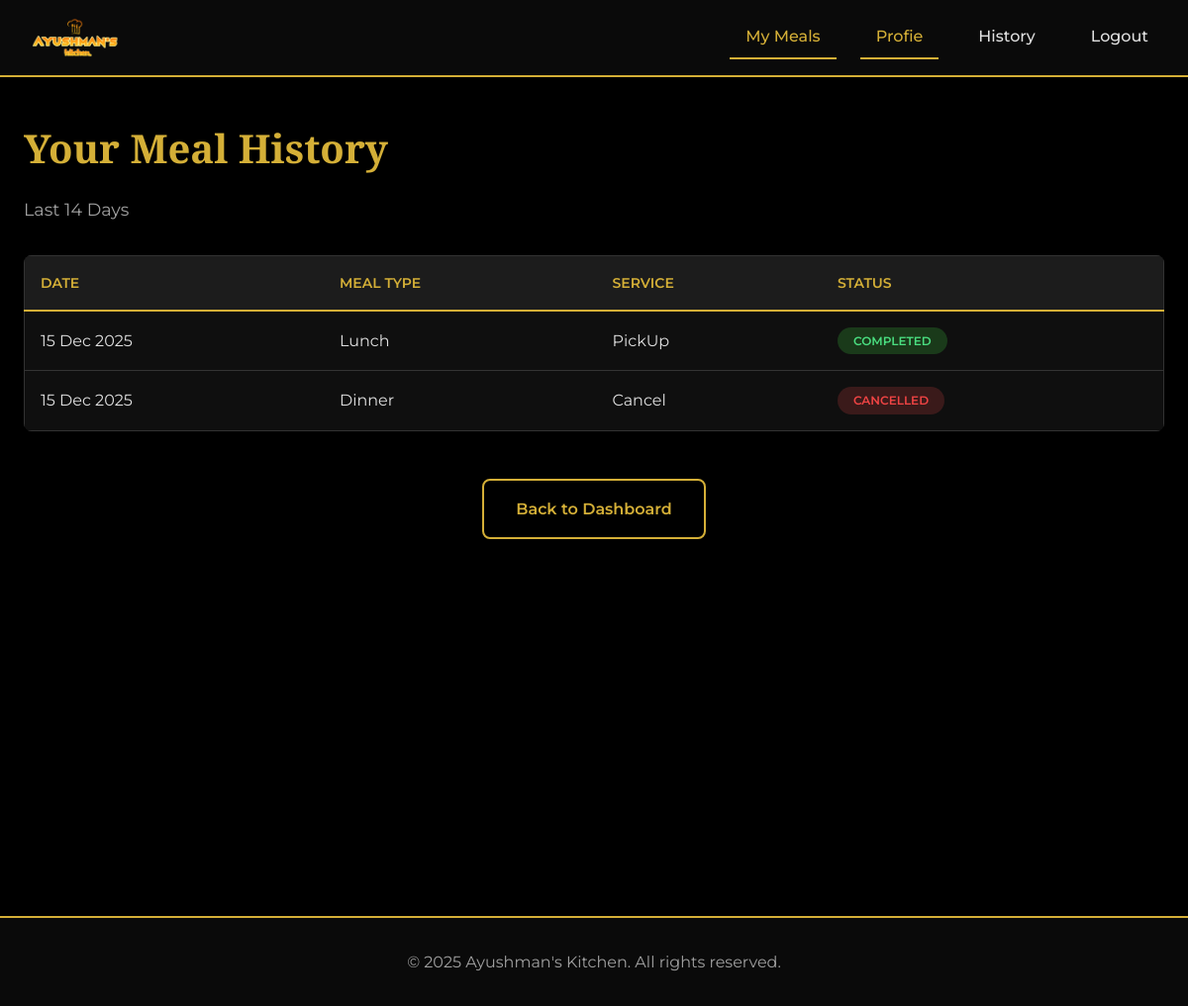
The page /user-history (signed in) on the database as committed earlier.
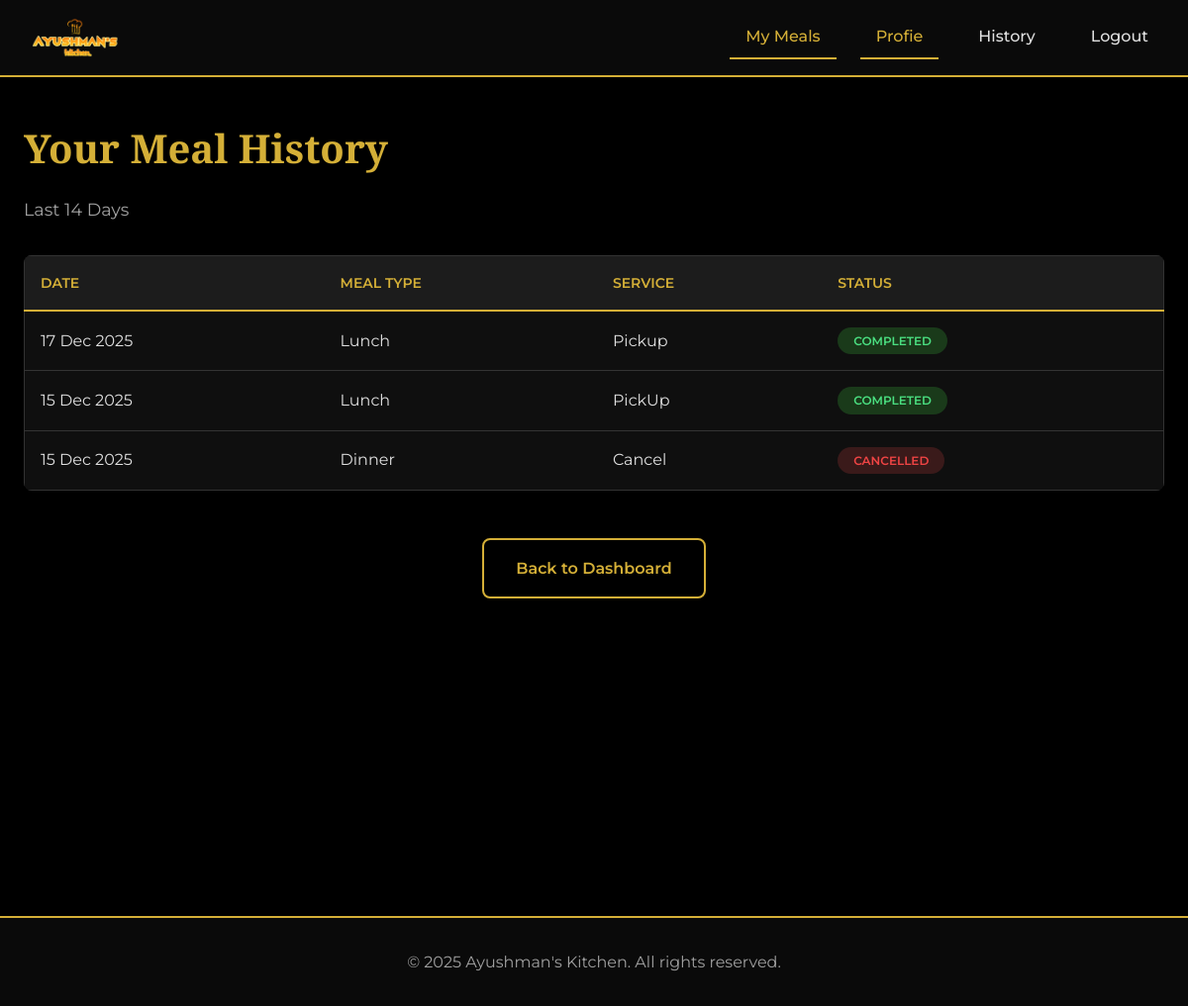
The same page on the database as committed later.
### Customers/models.py (models this page shows, shortened)
class LunchRecord(models.Model):
    customer = models.ForeignKey(Customer, on_delete=models.CASCADE, related_name="lunch_records")
    for_date = models.DateField()
    meal_num_used = models.IntegerField()
    service_choice = models.CharField(max_length=20, choices=SERVICE_TYPE)
    meal_choice = models.CharField(max_length=20, choices=MEAL_MENU,null=True,blank=True,default="NONE")
    FLAGSHIP_choice = models.CharField(max_length=20, choices=FLAGSHIP_MENU_LUNCH,null=True,blank=True,default="NONE")
    PREMIUM_choice = models.CharField(max_length=20, choices=PREMIUM_MENU_LUNCH,null=True,blank=True,default="NONE")
    decrement_done = models.BooleanField(default=False)
    class Meta:
        constraints = [
            models.UniqueConstraint(fields=["customer", "for_date"], name="unique_lunch_per_customer_per_day")
        ]

### Customers/views.py (the view)
# urls.py: path('user-history', user_history,name="user_history"),
@login_required
def user_history(request):
    user = request.user
    lunch_records = LunchRecord.objects.filter(
        customer=user
    ).order_by("-for_date")
    dinner_records = DinnerRecord.objects.filter(
        customer=user
    ).order_by("-for_date")
    history = []
    for record in lunch_records:
        history.append({
            "date": record.for_date,
            "meal_type": "Lunch",
            "service": record.service_choice,
            "status": "Cancelled" if record.service_choice == "Cancel" else "Completed",
            "meal_no": record.meal_num_used,
        })
    for record in dinner_records:
        history.append({
            "date": record.for_date,
            "meal_type": "Dinner",
            "service": record.service_choice,
            "status": "Cancelled" if record.service_choice == "Cancel" else "Completed",
            "meal_no": record.meal_num_used,
        })
    context = {
        "history": history,
    }
    return render(request, "Customer/user-history.html", context)

### templates/Customer/user-history.html (shortened to what this page needs)
{% load static %}
<!DOCTYPE html>
<html lang="en">
<head>
    <link rel="stylesheet" href="{% static 'Customer/styles-user-history.css' %}">
</head>
<body>
    {% include "Customer/navbar.html" %}
    <main class="user-page">
        <div class="user-container">
            <h1 class="page-title">Your Meal History</h1>
            <p class="history-subtitle">Last 14 Days</p>
            <section class="history-section">
                <div class="table-responsive">
                    <table class="data-table history-table">
                        <thead>
                            <tr>
                                <th>Date</th>
                                <th>Meal Type</th>
                                <th>Service</th>
                                <th>Status</th>
                            </tr>
                        </thead>
                        <tbody>
    {% for row in history %}
    <tr>
        <td data-label="Date">{{ row.date|date:"d M Y" }}</td>
        <td data-label="Meal Type">{{ row.meal_type }}</td>
        <td data-label="Service">{{ row.service }}</td>
        <td data-label="Status">
            {% if row.status == "Cancelled" %}
                <span class="badge badge-cancelled">Cancelled</span>
            {% else %}
                <span class="badge badge-completed">Completed</span>
            {% endif %}
        </td>
    </tr>
    {% empty %}
    <tr>
        <td colspan="4" class="text-center">No meal history found.</td>
    </tr>
    {% endfor %}
</tbody>
                    </table>
                </div>
            </section>
            <div class="history-actions">
                <a href="{% url "user_dashboard" %}" class="btn btn-secondary">Back to Dashboard</a>
            </div>
        </div>
    </main>
    <footer class="footer">
        <p>&copy; 2025 Ayushman's Kitchen. All rights reserved.</p>
    </footer>
</body>
</html>

Rows that differ between the two databases and show on the page:
added LunchRecord: date "17 Dec 2025", service "Pickup"
Other text that changed with them:
new list line: "Lunch COMPLETED"
